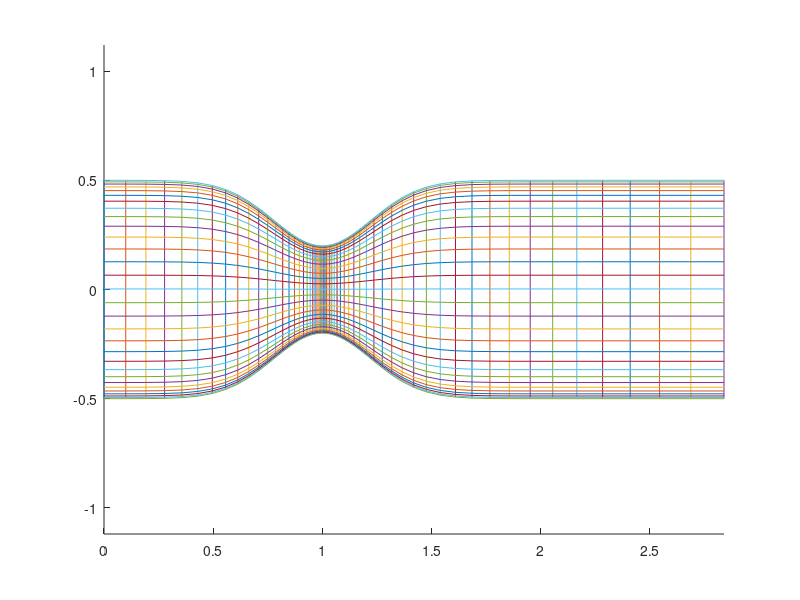

Write the MATLAB code that produced this figure.
function sit5
n1 = 60;
n2 = 30;

X = zeros(n1,n2);
Y = zeros(n1,n2);

x = nlinspace(0,3,n1);
t = nlinspace2(n2);
for i = 1:n1
    X(i,1) = x(i);
    X(i,n2) = x(i);
    
    Y(i,1) = -f(x(i));
    Y(i,n2) = f(x(i));
    
    for j = 2:n2-1
        X(i,j) = X(i,1) + (X(i,n2)-X(i,1))*t(j);
        Y(i,j) = Y(i,1) + (Y(i,n2)-Y(i,1))*t(j);
    end
end

PX = zeros(n1*n2,1);
PY = zeros(n1*n2,1);
Ip = zeros(n1,n2);
k = 1;
for i = 1:n1
    for j = 1:n2
        PX(k) = X(i,j);
        PY(k) = Y(i,j);
        Ip(i,j) = k;
        k = k + 1; 
    end
end
Ip = Ip - 1;

k = 1;
TP = zeros((n1-1)*(n2-1),4);
Iq = zeros(n1,n2);
for i = 1:n1-1
    for j = 1:n2-1
        TP(k,:) = [Ip(i+1,j),Ip(i+1,j+1),Ip(i,j+1),Ip(i,j)];
        Iq(i,j) = k;
        k = k + 1; 
    end
end
Iq = Iq - 1;

k = 1;
TT = zeros((n1-1)*(n2-1),4);
for i = 1:n1-1
    for j = 1:n2-1
        if(i > 1)
            TT(k,3) = Iq(i-1,j);
        else
            TT(k,3) = -2;
        end
        
        if(i < n1-1)
            TT(k,1) = Iq(i+1,j);
        else
            TT(k,1) = -3;
        end
        
        if(j > 1)
            TT(k,4) = Iq(i,j-1);
        else
            TT(k,4) = -1;
        end
        
        if(j < n2-1)
            TT(k,2) = Iq(i,j+1);
        else
            TT(k,2) = -1;
        end
        
        k = k + 1; 
    end
end

geometrie{1} = PX;
geometrie{2} = PY;
geometrie{3} = TP;
geometrie{4} = TT;
geometrie{5} = 4*ones(length(TP(:,1)),1);

save 'geometrie' geometrie

figure
hold on;
for i = 1:length(X(:,1))
    plot(X(i,:),Y(i,:));
end
for j = 1:length(X(1,:))
    plot(X(:,j),Y(:,j));
end
axis equal;

function y = f(x)
y = 0.5 - 0.3*exp(-(x-1)^2/0.1);

function y = nlinspace(a,b,n)
y = zeros(n,1);
for i = 1:n
    x = (i-1)/(n-1);
    y(i+1) = y(i) + 1-0.999*exp(-(3*x-1.31)^2/100);
end
y = y - min(y);
y = y/(max(y));
y = a + y*(b-a);

function y = nlinspace2(n)
y = zeros(n,1);
for i = 1:n-1
    x = (i-1)/(n-1);
    y(i+1) = y(i) + exp(-(x-0.5)^2/0.1);
end
y = y/(max(y));
